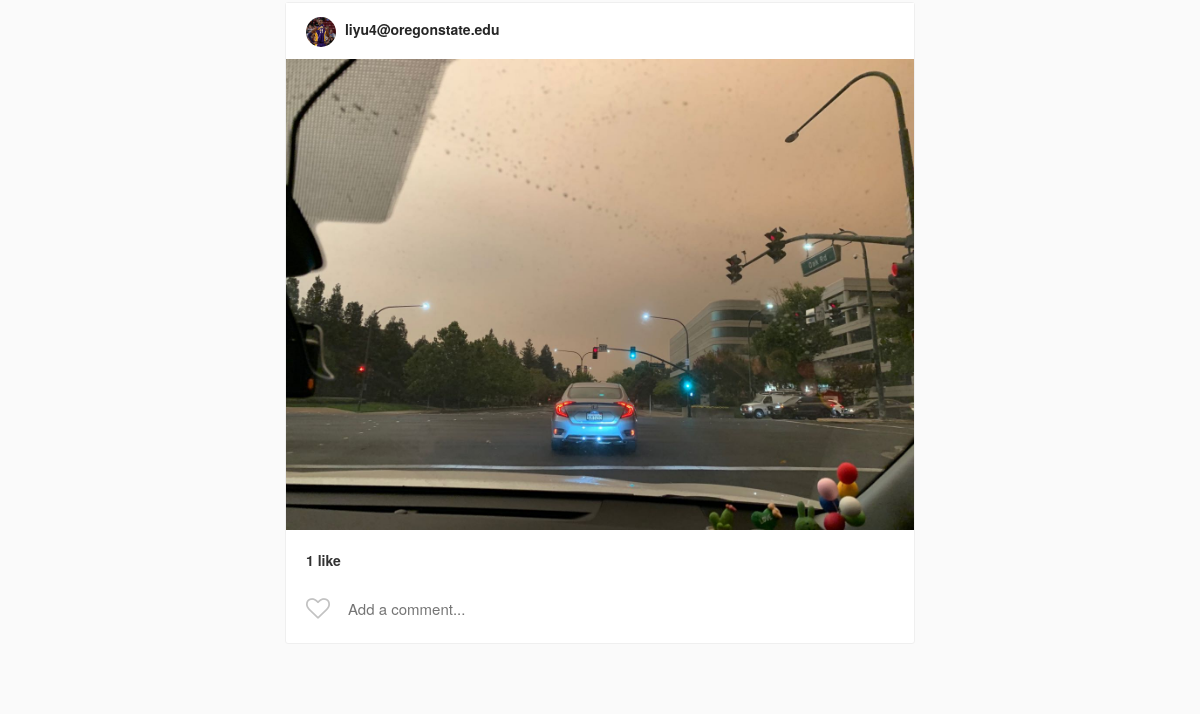
The app's page / (lower part), older data.
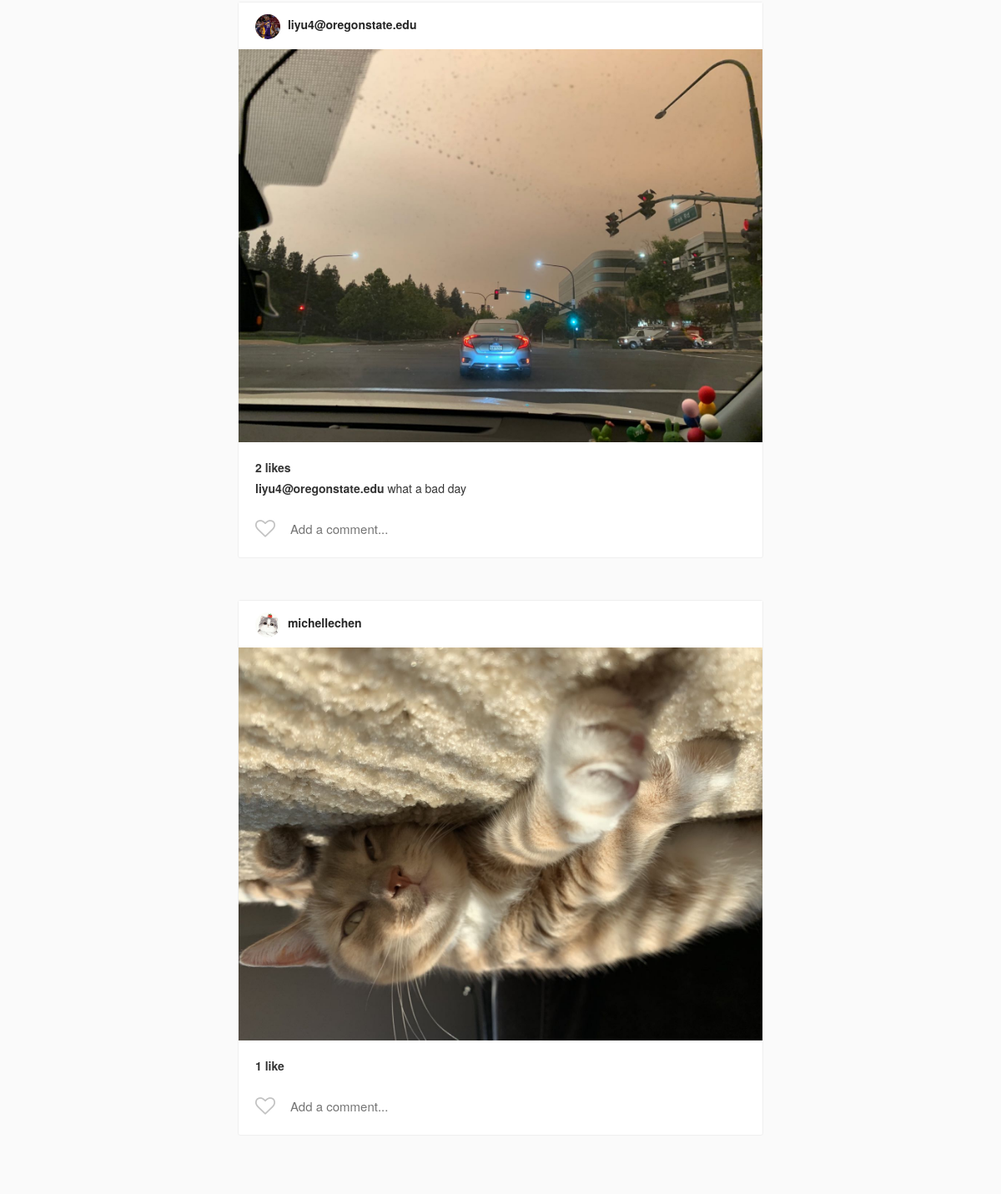
The same page, newer data.
### Insta/models.py (models this page shows, shortened)
class Post(models.Model):
    author = models.ForeignKey(
        InstaUser,
        on_delete=models.CASCADE,
        related_name='my_posts'
        )
    title = models.TextField(blank=True, null=True)
    image = ProcessedImageField(
        upload_to='static/image/posts',
        format='JPEG',
        options={'quality':100},
        blank=True,
        null=True
    )
    def get_like_count(self):
        return self.likes.count()

class InstaUser(AbstractUser):
    profile_pic = ProcessedImageField(
        upload_to='static/image/profiles',
        format='JPEG',
        options={'quality':100},
        blank=True,
        null=True
    )

class Comment(models.Model):
    post = models.ForeignKey(Post, on_delete=models.CASCADE, related_name='comments',)
    user = models.ForeignKey(InstaUser, on_delete=models.CASCADE)
    comment = models.CharField(max_length=100)
    posted_on = models.DateTimeField(auto_now_add=True, editable=False)

### Insta/views.py (the view)
# urls.py: path('', PostsView.as_view(), name='posts'),
class PostsView(ListView):
    model = Post
    template_name = 'index.html'
    login_url = "login"

### Insta/templatetags/custom_tags.py (called while the page is built)
@register.simple_tag
def has_user_liked_post(post, user):
    try:
        like = Like.objects.get(post=post, user=user)
        return "fa-heart"
    except:
        return "fa-heart-o"

### templates/index.html (shortened to what this page needs)
{% extends "base.html" %}
{% load custom_tags %}
{% block content %}
<div class="cards-listing">
    {% for post in object_list %}
        <div class="row">
            <div class="card view-update {{ post.pk }}">
                <div class="card__panel-head">
                    <div class="poster__info">
                        <a href="{% url 'user_detail' post.author.id %}" class="poster__name">
                            {% if post.author.profile_pic %}
                                <img class="poster__profilepic" src="/{{ post.author.profile_pic }}">
                            {% endif %}
                            {{ post.author.username }}
                        </a>
                    </div>
                </div>
                <a href="{% url 'post_detail' post.pk %}">
                    <img class="card__main-image" src="{{ post.image.url }}">
                </a>
                <div class="card__panel-body">
                    <div class="likes">
                        {% if post.get_like_count %}
                            {{ post.get_like_count }} like{% if post.get_like_count > 1 %}s{% endif %}
                        {% endif %}
                    </div>
                    <ul class="comment-list">
                        {% for comment in post.comments.all %}
                        <li class="comment-list__comment">
                            <a href="{% url 'user_detail' comment.user.pk %}" class="user">
                                {{ comment.user.username }}
                            </a>
                            <span class="comment">{{ comment.comment }}</span>
                        </li>
                        {% endfor %}
                    </ul>
                    <section class="input-row">
                        <i class="fa {% has_user_liked_post post user %} submit-like" aria-hidden="true"></i>
                        <div class="comment-input-wrapper">
                            <input class="add-comment" type="text" placeholder="Add a comment...">
                        </div>
                    </section>
                </div>
            </div>
        </div>
    {% endfor %}
</div>
{% endblock content %}

### templates/base.html (shortened to what this page needs)
<html>
    {% load static %}
    <head>
        <link href="{% static 'vendor/bootstrap/css/bootstrap.min.css' %}" rel="stylesheet">
        <link href="{% static 'vendor/font-awesome-4.6.3/css/font-awesome.min.css' %}" rel="stylesheet">
        <link href="{% static 'css/style.css' %}" rel="stylesheet">
    </head>
    <body>
        <div class="content-wrapper">
            <div class="container">
                {% block content %}
                {% endblock content%}
            </div>
        </div>
    </body>
</html>

### static/css/style.css (style rules this page uses)
html { height: 100%; }
body { min-height: 100%; background-color: #fafafa; }
.content-wrapper { margin-top: 57px; margin-bottom: 60px; background-color: #fafafa; }
.cards-listing { max-width: 600px; width: 100%; margin: 20px auto; }
.card { background-color: #fff; margin-bottom: 50px; border: 1px solid #efefef; border-radius: 3px; }
.card__panel-head { background: #fff; padding: 14px 20px 12px; }
.card__panel-head .poster__profilepic { border-radius: 100%; max-width: 30px; max-height: 30px; width: 30px; height: 30px; margin-right: 5px; }
.card__panel-head .poster__name { color: #262626; font-weight: bold; }
.card__main-image { max-width: 100%; max-height: 600px; height: auto; margin: 0 auto; display: block; }
.card__panel-body { padding: 20px; padding-bottom: 0; }
.card__panel-body a { color: #333; }
.card__panel-body .likes { font-weight: bold; margin-bottom: 5px; }
.comment-list { list-style: none; margin: 0; padding: 0; }
.comment-list__comment { margin-top: 5px; margin-bottom: 5px; }
.comment-list__comment .user { color: #333; font-weight: bold; }
.input-row { position: relative; display: flex; align-items: center; height: 68px; padding-left: 40px; }
.input-row .submit-like { cursor: pointer; position: absolute; top: 32%; left: 0; color: #C2C2C2; font-size: 24px; }
.input-row .comment-input-wrapper { display: inline-block; color: #262626; font-size: 15px; width: 100%; }
.input-row .comment-input-wrapper input { width: 100%; border: none; outline: none; }

Row changes from the older to the newer data that the page shows:
shown differently, row unchanged: Post "liyu4@oregonstate.edu": get_like_count "1" → "2"; now shows "s"
added Comment: user.username "liyu4@oregonstate.edu", comment "what a bad day", shown under Post "liyu4@oregonstate.edu"
added Post: author.profile_pic (picture), author.username "michellechen", image (picture), get_like_count "1"
